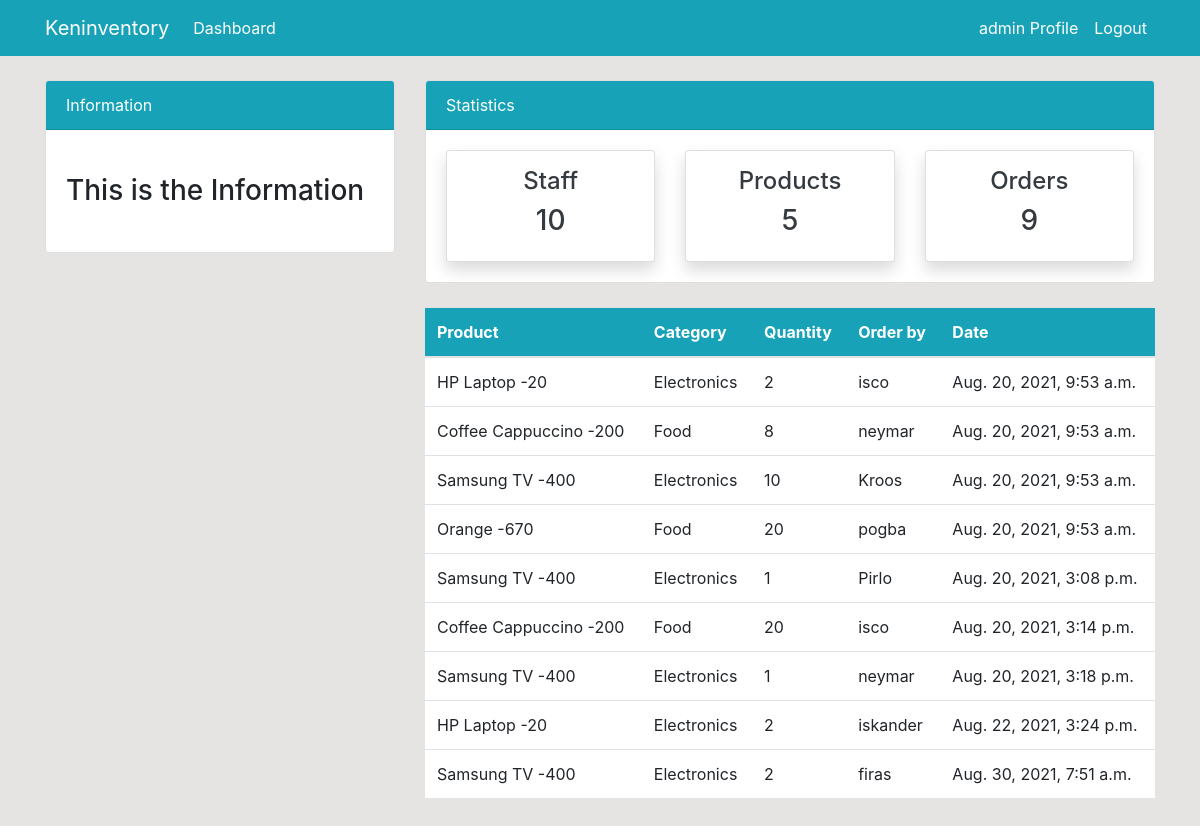
Page /order (signed in) on the committed database.
### app1/models.py (models this page shows, shortened)
class Order(models.Model):
    product = models.ForeignKey(Product, on_delete=models.CASCADE, null=True)
    staff = models.ForeignKey(User, on_delete=models.CASCADE, null=True)
    order_quantity = models.PositiveIntegerField(null=True)
    date = models.DateTimeField(auto_now_add=True)
    class Meta:
        verbose_name_plural = 'Order'

class Product(models.Model):
    name = models.CharField(max_length=100, null=True)
    category = models.CharField(max_length=20, choices=CATEGORY, null=True)
    quantity = models.PositiveIntegerField(null=True)
    class Meta:
        verbose_name_plural = 'Product'
    def __str__(self):
        return '%s %s' % (self.name, -  self.quantity)

### app1/views.py (the view)
# urls.py: url(r'^order$', views.order, name='order'),
@login_required
def order(request):
    orders = Order.objects.all()
    orders_count = orders.count()
    workers_count = User.objects.all().count()
    product_count = Product.objects.all().count()
    context = {
        'orders':orders,
        'workers_count': workers_count,
        'orders_count': orders_count,
        'product_count': product_count,
    }
    return render(request, 'order.html', context)

### app1/templates/order.html (shortened to what this page needs)
{% extends 'base.html' %}
{% block content %}
{% include 'topnav.html' %}
    <div class="container">
        <div class="row my-4">
            <div class="col-md-4">
            </div>
            <div class="col-md-8">
              <table class="table bg-white">
                <thead class="bg-info">
                  <tr class="text-white">
                    <th scope="col">Product</th>
                    <th scope="col">Category</th>
                    <th scope="col">Quantity</th>
                    <th scope="col">Order by</th>
                    <th scope="col">Date</th>
                  </tr>
                </thead>
                <tbody>
                  {% for orders in orders %}
                  <tr>
                    <td>{{orders.product}}</td>
                    <td>{{ orders.product.category }}</td>
                    <td>{{ orders.order_quantity }}</td>
                    <td>
                      {{ orders.staff.username }}
                    </td>
                    <td>
                      {{ orders.date }}
                    </td>
                  </tr>
                  {% endfor %}
                </tbody>
                  </table>
            </div>
        </div>
      </div>
{% endblock %}

### app1/templates/nav.html (shortened to what this page needs)
    <nav class="navbar navbar-expand-lg navbar-info bg-info">
      {% if user.is_authenticated %}
        <div class="container">
        <a class="navbar-brand text-white" href="{% url 'index' %}">Keninventory</a>
        <div class="collapse navbar-collapse" id="navbarSupportedContent">
          <ul class="navbar-nav mr-auto">
            <li class="nav-item active">
              <a class="nav-link text-white" href="{% url 'index' %}">Dashboard <span class="sr-only">(current)</span></a>
            </li>
          </ul>
          <ul class="navbar-nav ml-auto">
            <li class="nav-item active">
              <a class="nav-link text-white" href="{% url 'user-profile' %}"> {{user.username}} Profile <span class="sr-only">(current)</span></a>
            </li>
            <li class="nav-item">
              <a class="nav-link text-white" href="{% url 'user-logout' %}">Logout</a>
            </li>
          </ul>
          {% endif %}
        </div>
        </div>
      </nav>

### app1/static/style.css (style rules this page uses)
body { background:rgb(230, 227, 227); }

### rows in the picture
Order: product "HP Laptop -20", product.category "Electronics", order_quantity "2", staff.username "isco", date "Aug. 20, 2021, 9:53 a.m."
Order: product "Coffee Cappuccino -200", product.category "Food", order_quantity "8", staff.username "neymar", date "Aug. 20, 2021, 9:53 a.m."
Order: product "Samsung TV -400", product.category "Electronics", order_quantity "10", staff.username "Kroos", date "Aug. 20, 2021, 9:53 a.m."
Order: product "Orange -670", product.category "Food", order_quantity "20", staff.username "pogba", date "Aug. 20, 2021, 9:53 a.m."
Order: product "Samsung TV -400", product.category "Electronics", order_quantity "1", staff.username "Pirlo", date "Aug. 20, 2021, 3:08 p.m."
Order: product "Coffee Cappuccino -200", product.category "Food", order_quantity "20", staff.username "isco", date "Aug. 20, 2021, 3:14 p.m."
Order: product "Samsung TV -400", product.category "Electronics", order_quantity "1", staff.username "neymar", date "Aug. 20, 2021, 3:18 p.m."
Order: product "HP Laptop -20", product.category "Electronics", order_quantity "2", staff.username "iskander", date "Aug. 22, 2021, 3:24 p.m."
Order: product "Samsung TV -400", product.category "Electronics", order_quantity "2", staff.username "firas", date "Aug. 30, 2021, 7:51 a.m."

### other values in the picture
{{ user.username }} "admin"
{{ workers_count }} "10"
{{ product_count }} "5"
{{ orders_count }} "9"
